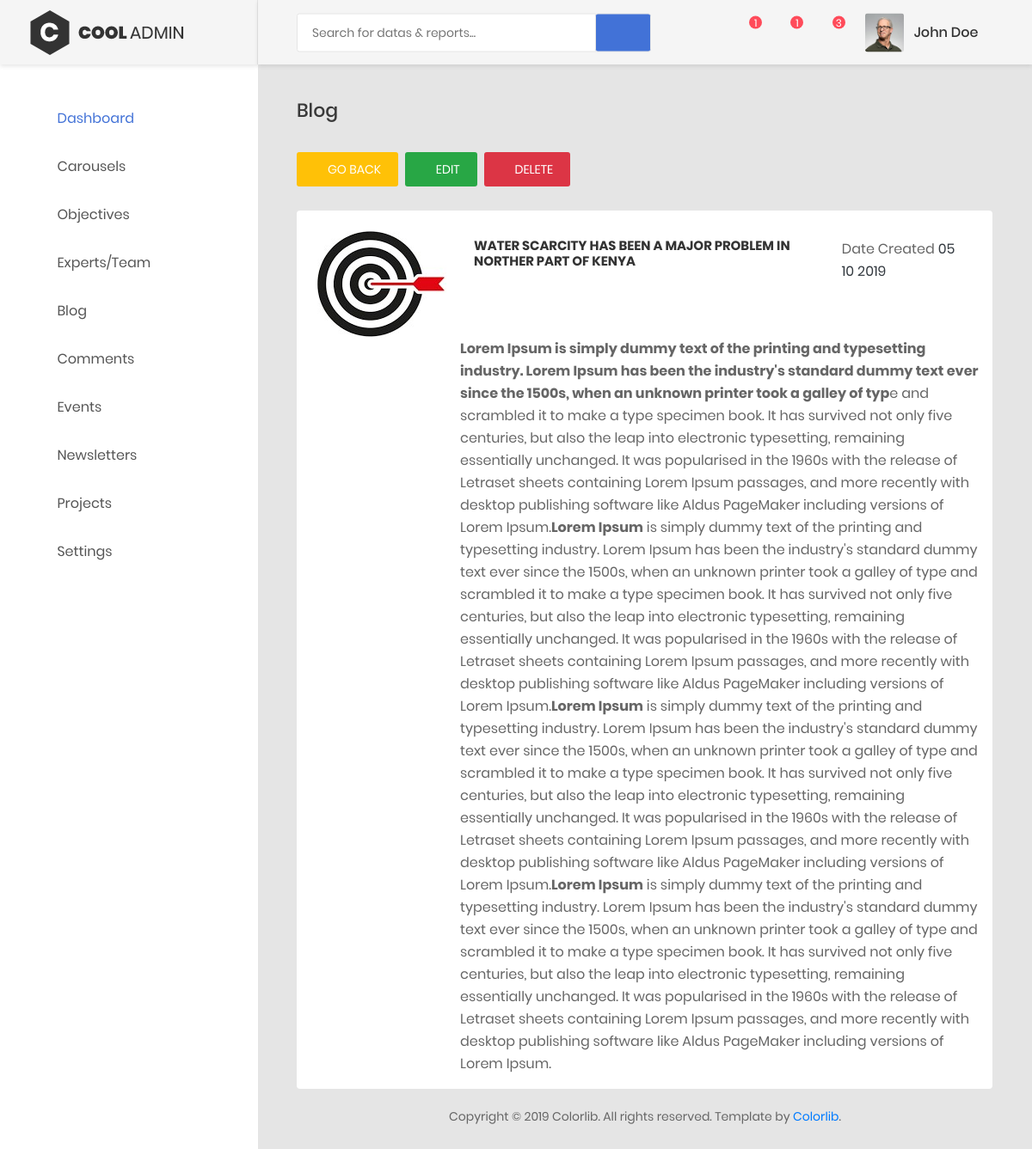
The app's page /ccsbadmin/viewSingleblog/3 with its own data.
### ccsbadmin/models.py (models this page shows, shortened)
class Blog(models.Model):
    blog_image = models.ImageField(upload_to='events', max_length=200, null=True, blank=True)  # height_field=None, width_field=None,
    blog_title = models.CharField(max_length=150, null=False, blank=False)
    blog_description = models.TextField()
    created_at = models.DateTimeField(auto_now_add=True)
    updated_at = models.DateTimeField(auto_now=True)

### ccsbadmin/views.py (the view)
# urls.py: path('viewSingleblog/<int:blog_id>',views.viewSingleBlog, name='viewSingleBlog'),
def viewSingleBlog(request, blog_id):
    blog = Blog.objects.filter(id=blog_id).first()
    context ={
        'title':blog.blog_title,
        'blog': blog,
    }
    return render(request, 'blog/singleblog.html', context)

### ccsbadmin/templates/blog/singleblog.html (shortened to what this page needs)
{% extends "aahome/aalayout.html" %}
{% load static %}
    {% block links %}
        <link type="text/css" rel="stylesheet" href="https://cdn.datatables.net/1.10.18/css/dataTables.bootstrap.min.css">
        <link type="text/css" href="https://cdnjs.cloudflare.com/ajax/libs/bootstrap-select/1.10.0/css/bootstrap-select.min.css" rel="stylesheet" />
        <link rel="stylesheet" href="https://cdn.jsdelivr.net/npm/bootstrap-select@1.13.9/dist/css/bootstrap-select.min.css">
    {% endblock links %}
{% block content %}
            <div class="main-content">
                <div class="section__content section__content--p30">
                    <div class="container-fluid">
                        <div class="row">
                            <div class="col-md-12">
                                <h3 class="title-5 m-b-35">blog</h3>
                                <div class="table-data__tool">
                                    <div class="table-data__tool-right">
                                        <a href="{% url 'CCSBADMIN:viewBlog' %}"  class="mr-1 au-btn au-btn-icon btn-warning au-btn--small">
                                            <i class="fa fa-arrow-left" ></i>go back
                                        </a>
                                        <a data-toggle="modal" data-target="#ee{{ blog.id }}" href="#"  class=" mr-1 au-btn au-btn-icon btn-success au-btn--small">
                                            <i class="fa fa-pencil-alt" ></i>Edit
                                        </a>
                                        <a data-toggle="modal" data-target="#dd{{ blog.id }}" href="#"  class=" mr-1 au-btn au-btn-icon btn-danger au-btn--small">
                                            <i class="fa fa-trash" ></i>Delete
                                        </a>
                                    </div>
                                </div>
                                <div class="table-responsive table-responsive-data2">
                                    <div class="media bg-white rounded p-3">
                                        <div class="d-flex flex-column ">
                                            <img src='{% static 'images/objectives.jpg' %}' class="align-self-start mr-3" alt="...">
                                        </div>
                                      <div class="media-body">
                                          <div class="d-flex mb-5 p-3">
                                              <h5 class="mt-0 ">{{ blog.blog_title }}</h5>
                                              <span class=" ml-auto ">Date Created <span class="text-dark">{{ blog.created_at|date:'d m Y' }}</span></span>
                                          </div>
                                        <p class="text-muted">{{ blog.blog_description|safe|escape }}</p>
                                      </div>
                                    </div>
                                </div>
                            </div>
                        </div>
                        <div class="row">
                            <div class="col-md-12">
                                <div class="copyright">
                                    <p>Copyright © <script> var date = new Date(); var yr = date.getFullYear(); document.write(yr);</script> Colorlib. All rights reserved. Template by <a href="https://colorlib.com">Colorlib</a>.</p>
                                </div>
                            </div>
                        </div>
                    </div>
                </div>
            </div>
{% endblock content %}

### records on screen
Blog: blog_title "WATER SCARCITY HAS BEEN A MAJOR PROBLEM IN NORTHER PART OF KENYA", created_at "05 10 2019", blog_description "Lorem Ipsum is simply dummy text of the printing and typesetting industry. Lorem Ipsum has been the industry's standard dummy text ever since the 1500s, when an unknown printer took a galley of typ e and scrambled it to make a type specimen book. It has survived not only five centuries, but also the leap into electronic typesetting, remaining essentially unchanged. It was popularised in the 1960s with the release of Letraset sheets containing Lorem Ipsum passages, and more recently with desktop publishing software like Aldus PageMaker including versions of Lorem Ipsum. Lorem Ipsum is simply dummy text of the printing and typesetting industry. Lorem Ipsum has been the industry's standard…"
